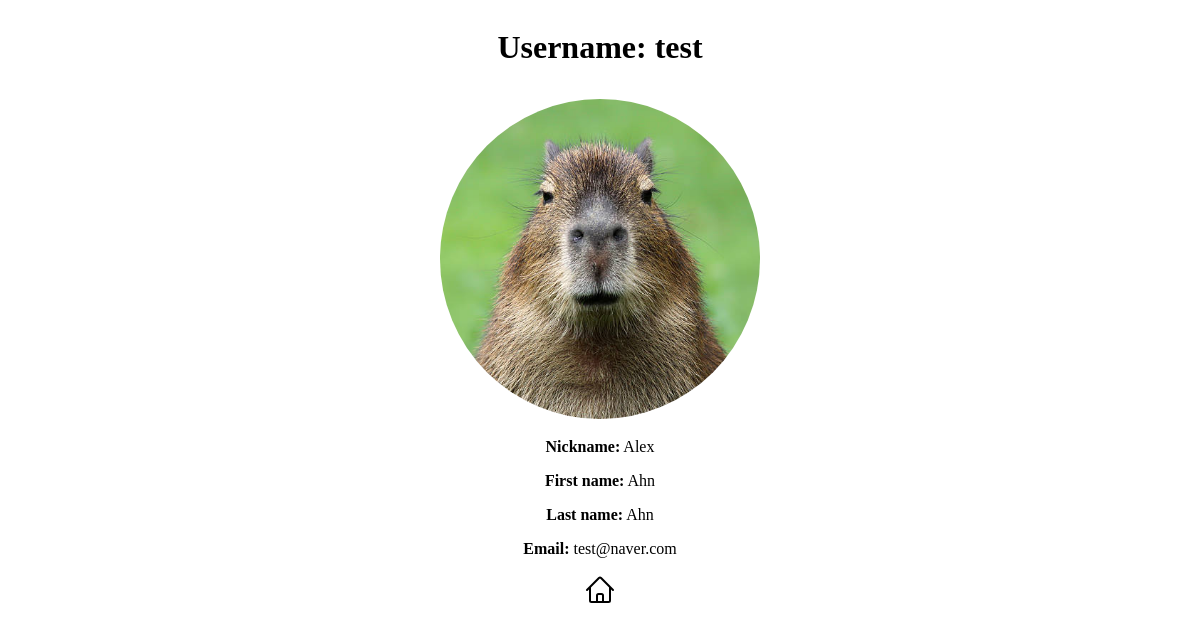
/users/profile/1, run on the app's committed database.
### users/models.py (models this page shows, shortened)
class CustomUser(AbstractUser):
  email = models.EmailField(max_length=100, unique=True)
  first_name = models.CharField(max_length=100, blank=False)
  last_name = models.CharField(max_length=100, blank=False)

class Profile(models.Model):
  user = models.OneToOneField(CustomUser, on_delete=models.CASCADE, unique=True)
  nickname = models.CharField(max_length=10, null=True, unique=True)
  image = models.ImageField(upload_to='profile/', null=True)
  class Meta:
    db_table = 'profile'

### users/views.py (the view)
# urls.py: path('profile/<int:user_id>', profile, name='profile'),
def profile(request, user_id):
  user = get_object_or_404(User, id=user_id)
  return render(request, 'profile.html', {'user': user})

### users/templates/profile.html (shortened to what this page needs)
<!DOCTYPE html>
<html>
  <head>
  </head>
  <body>
    <h1>Username: {{ user.username }}</h1>
    {% if user.profile.image %}
    <img src="{{ user.profile.image.url }}" alt="Profile image" />
    {% endif %}
    <p><span>Nickname:</span> {{ user.profile.nickname }}</p>
    <p><span>First name:</span> {{ user.first_name }}</p>
    <p><span>Last name:</span> {{ user.last_name }}</p>
    <p><span>Email:</span> {{ user.email }}</p>
    <a href="{% url 'blog:home' %}">
    </a>
  </body>
</html>

### data on the page
CustomUser: username "test", profile.image (picture), profile.nickname "Alex", first_name "Ahn", last_name "Ahn", email "test@naver.com"
